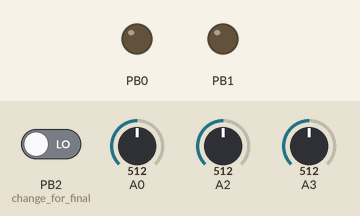
Simulated run of this sketch. Board: ATtiny85, built with avr-gcc and run on an emulated ATtiny85. On the bench: output pins drawn as LEDs (lit = HIGH). The test bench sets the inputs (shaded band); at power-on: PB2 (change_for_final) LOW, A3 = 512, A2 = 512, A0 = 512.

Above: at 1.2 s.
1.3 s: PB2 (change_for_final) driven HIGH
4.3 s: A3 set to 1023
At 6.37 s:
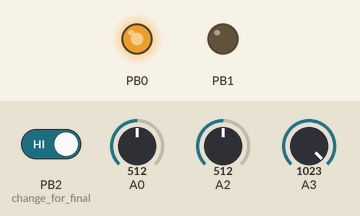
7.3 s: A2 set to 900
10.3 s: A3 set to 900
Timing chart, 0 to 13.3 s (numbered marks = the images above; inputs shaded):
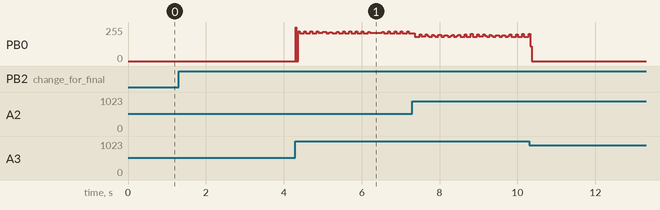

The sketch:

masterClock.ino
```cpp
#define F_CPU 8000000  // This is used by delay.h library
//#include "fastAnalogRead.h"
#include <stdlib.h>
#include <EEPROM.h>
#include <avr/interrupt.h>
#include <avr/io.h>        // Adds useful constants
#include <util/delay.h>    // Adds delay_ms and delay_us functions
//#include <Oscil.h>
// Only use Serial if using ATTiny85
// Serial output connections:
//#include <SoftwareSerial.h>
#define rxPin 5    // We use a non-existant pin as we are not interested in receiving data
#define txPin 3
//SoftwareSerial serial(rxPin, txPin);
uint8_t analogChannelRead=3;
uint16_t analogValues[4];
uint16_t lastAnalogValues[4];
void setup()  {
  setTimers(); //setup audiorate interrupt

  pinMode(0, OUTPUT);
  //  pinMode(A1, INPUT);
  // pinMode(A2, INPUT);
  //pinMode(A3, INPUT);
  pinMode(1, OUTPUT);
  pinMode(2, INPUT); //change for final
  pinMode(3, INPUT);
  pinMode(4, INPUT);
  digitalWrite(0,LOW);
  digitalWrite(1,LOW);
  // digitalWrite(2,LOW);
  //  analogRead(A3);

  init();
  connectChannel(analogChannelRead);
  startConversion();

}

void setTimers(void)
{

  // TCCR0A = 2<<COM0A0 | 2<<COM0B0 | 3<<WGM00;
  // TCCR0B = 0<<WGM02 | 1<<CS00;

  //  setup timer 0 to run fast for audiorate interrupt
  TCCR1 = 0;                  //stop the timer
  TCNT1 = 0;                  //zero the timer
  GTCCR = _BV(PSR1);          //reset the prescaler
  OCR1A = 250;                //set the compare value
  // OCR1C = 31;
  TIMSK = _BV(OCIE1A);        //interrupt on Compare Match A
  //start timer, ctc mode, prescaler clk/1
  TCCR1 = _BV(CTC1) | _BV(CS11);//| _BV(CS12) ;//| _BV(CS10); //| _BV(CS13) | _BV(CS12) | _BV(CS11) |
  sei();
}

uint8_t clkCounter=0,rstCounter=0;
#define TRIGGER_LENGTH 100
bool butState;
bool play;
uint32_t tempoCounter=0;
bool usePin[4]={true,false,true,true};
void loop() {

  if(isConversionFinished()){
    lastAnalogValues[analogChannelRead]=analogValues[analogChannelRead];
    analogValues[analogChannelRead]= getConversionResult();
    analogChannelRead++;
    while(!usePin[analogChannelRead]){
      analogChannelRead++;
      if(analogChannelRead>3) analogChannelRead=0;
    }
    if(analogChannelRead>3) analogChannelRead=0;
    connectChannel(analogChannelRead);
    startConversion();
  }


  setTempo(analogValues[3]);//analogRead(A3));
  setShuffle(analogValues[2]);//analogRead(A2)>>2);
  //  if( lastAnalogValues[0]!= analogValues[0])_xor=analogValues[0]>>2;//analogRead(A1)>>2;
 // bitWrite(PORTB,PB2,1);
  bool newState=bitRead(PINB,PINB2);
  if(!butState &&  newState) {
    if(play) play=false;
    else  play=true, rstCounter=0, clkCounter=0,tempoCounter=0;
  }
  butState=newState;
  _delay_ms(1);
}
uint32_t tempoThreshold;
uint32_t shuffleThreshold;
void setTempo(uint16_t _tempo){
  tempoThreshold=map(_tempo,0,1024,20000,TRIGGER_LENGTH *2);
}
void setShuffle(uint16_t _shuffle){
  shuffleThreshold=map(_shuffle,0,1024,tempoThreshold/2,(tempoThreshold/4)*3);
}
void _digitalWrite(uint8_t _state){
  bitWrite(PORTB,PB1,_state);
  //if(_state==0) PORTB &= ~(1<<PB1);
  // else  PORTB |= 1<<PB1;
}


ISR(TIMER1_COMPA_vect)  //audiorate interrupt
{
  //  pinMode(2, INPUT_PULLUP);


  if(play){
    tempoCounter++;
    if(tempoCounter==shuffleThreshold) clkCounter=0;
    if(tempoCounter>=tempoThreshold) clkCounter=0,tempoCounter=0;
    if(clkCounter<TRIGGER_LENGTH) bitWrite(PORTB,PB0,1), clkCounter++;
    else bitWrite(PORTB,PB0,0);
    if(rstCounter<TRIGGER_LENGTH) bitWrite(PORTB,PB1,1), rstCounter++;
    else bitWrite(PORTB,PB1,0);
  }
  else{
    bitWrite(PORTB,PB0,0);
    bitWrite(PORTB,PB1,0);
  }

}
```

analogFast.ino
```cpp
#define setHigh(port, pin) ((port) |= (1 << (pin)))
void init() {
	ADMUX  = 0;//(1<<REFS0);							// external reference voltage
	ADCSRA  = (1<<ADEN);   							// enable ADC
	ADCSRA |= (1<<ADPS2) | (1<<ADPS1) |(1<<ADPS0);	// prescaler = highest division
//     ADCSRB |= (1<<BIN); //bipolar mode
}


// channel 8 can be used to measure the temperature of the chip
void connectChannel(uint8_t number) {
	ADMUX &= (11110000);
	ADMUX |= number;
	//DIDR0  =  (1<<number);
}

void startConversion() {
	setHigh(ADCSRA,ADSC);
}

bool isConversionFinished() {
	 return (ADCSRA & (1<<ADIF));
}

bool isConversionRunning() {
	return !(ADCSRA & (1<<ADIF));
}

uint16_t getConversionResult() {
	uint16_t result = ADCL;
	return result | (ADCH<<8);
}
```
